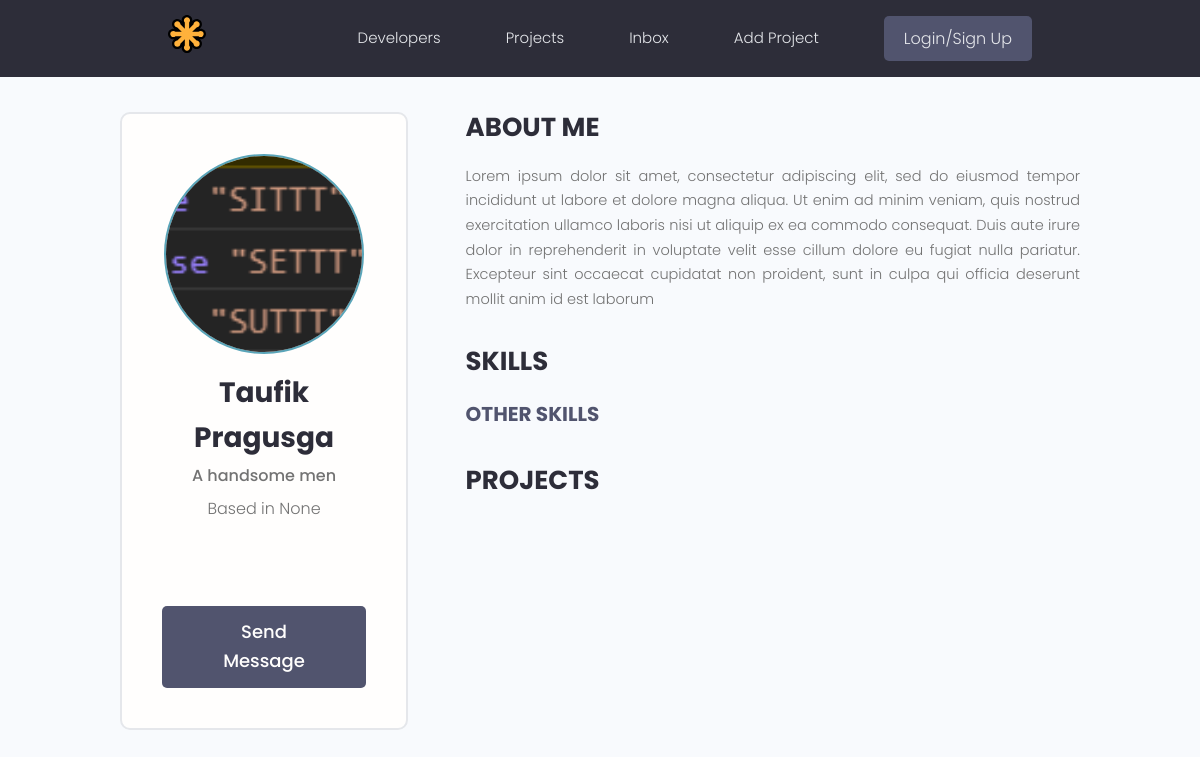
The page /profile/9128a691-167a-487a-98bc-1b1c73d6d634/ on the database as committed earlier.
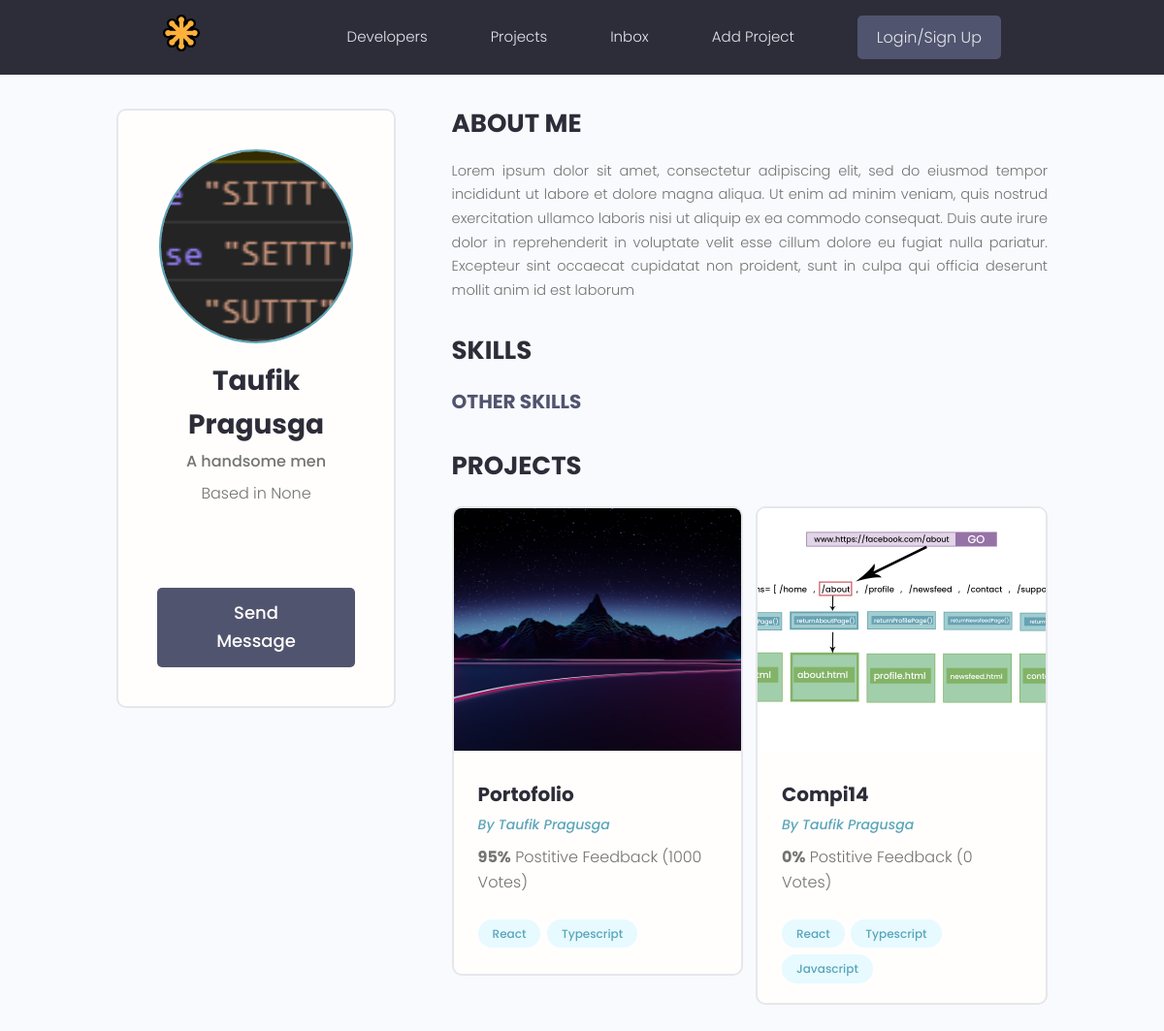
The same page on the database as committed later.
### projects/models.py (models this page shows, shortened)
class Project(models.Model):
    id = models.UUIDField(
        default=uuid.uuid4, unique=True, primary_key=True, editable=False
    )
    owner = models.ForeignKey(
        Profile, null=True, blank=True, on_delete=models.SET_NULL
    )
    featured_image = models.ImageField(
        null=True, blank=True, default="default.png"
    )
    title = models.CharField(max_length=200)
    description = models.TextField(null=True, blank=True)
    demo_link = models.CharField(max_length=2000, null=True, blank=True)
    source_link = models.CharField(max_length=2000, null=True, blank=True)
    created_at = models.DateTimeField(auto_now_add=True)
    vote_total = models.IntegerField(default=0, null=True, blank=True)
    vote_ratio = models.IntegerField(default=0, null=True, blank=True)
    tags = models.ManyToManyField("Tag", null=True, blank=True)

class Tag(models.Model):
    id = models.UUIDField(
        default=uuid.uuid4, unique=True, primary_key=True, editable=False
    )
    name = models.CharField(max_length=200)
    created_at = models.DateTimeField(auto_now_add=True)
    def __str__(self):
        return self.name

### users/models.py (models this page shows, shortened)
class Profile(models.Model):
    id = models.UUIDField(primary_key=True, default=uuid.uuid4, editable=False)
    created_at = models.DateTimeField(auto_now_add=True)
    user = models.OneToOneField(User, on_delete=models.CASCADE)
    name = models.CharField(max_length=200, null=True, blank=True)
    username = models.CharField(max_length=200, null=True, blank=True)
    location = models.CharField(max_length=300, null=True, blank=True)
    email = models.CharField(max_length=200, null=True, blank=True)
    short_intro = models.CharField(max_length=200, null=True, blank=True)
    bio = models.TextField(null=True, blank=True)
    profile_image = models.ImageField(
        upload_to="profiles/",
        blank=True,
        null=True,
        default="profiles/default.jpg",
    )
    social_github = models.CharField(max_length=200, null=True, blank=True)
    social_twitter = models.CharField(max_length=200, null=True, blank=True)
    social_linkedin = models.CharField(max_length=200, null=True, blank=True)
    social_youtube = models.CharField(max_length=200, null=True, blank=True)

### users/views.py (the view)
# urls.py: path("profile/<str:pk>/", views.userProfile, name="user-profile"),
def userProfile(request, pk):
    profile = Profile.objects.get(pk=pk)
    topSkills = profile.skill_set.exclude(description__exact="")
    otherSkills = profile.skill_set.filter(description="")
    context = {
        "profile": profile,
        "topSkills": topSkills,
        "otherSkills": otherSkills,
    }
    return render(request, "users/user-profile.html", context)

### users/templates/users/user-profile.html (shortened to what this page needs)
{% extends 'main.html' %}
{% block content %}
<main class="profile my-md">
  <div class="container">
    <div class="layout">
      <div class="column column--1of3">
        <div class="card text-center">
          <div class="card__body dev">
            <img class="avatar avatar--xl" src="{{profile.profile_image.url}}" />
            <h2 class="dev__name">{{profile.name}}</h2>
            <p class="dev__title">{{profile.short_intro}}</p>
            <p class="dev__location">Based in {{profile.location}}</p>
            <ul class="dev__social">
            </ul>
            <a href="#" class="btn btn--sub btn--lg">Send Message </a>
          </div>
        </div>
      </div>
      <div class="column column--2of3">
        <div class="devInfo">
          <h3 class="devInfo__title">About Me</h3>
          <p class="devInfo__about">
            {{profile.bio}}
          </p>
        </div>
        <div class="devInfo">
          <h3 class="devInfo__title">Skills</h3>
          <div class="devInfo__skills">
            <h3 class="devInfo__subtitle">Other Skills</h3>
          </div>
        </div>
        <div class="devInfo">
          <h3 class="devInfo__title">Projects</h3>
          <div class="grid grid--two">
            {% for project in profile.project_set.all %}
            <div class="column">
              <div class="card project">
                <a href="{% url 'project' project.id %}" class="project">
                  <img class="project__thumbnail" src="{{ project.featured_image.url }}" alt="project thumbnail" />
                  <div class="card__body">
                    <h3 class="project__title">{{project.title}}</h3>
                    <p><a class="project__author" href="{% url 'user-profile' project.owner.id %}">By
                        {{project.owner.name}}</a>
                    </p>
                    <p class="project--rating">
                      <span style="font-weight: bold;">{{project.vote_ratio}}%</span> Postitive
                      Feedback ({{project.vote_total}} Vote{{project.vote_total|pluralize:"s"}})
                    </p>
                    <div class="project__tags">
                      {% for tag in project.tags.all %}
                      <span class="tag tag--pill tag--main">
                        <small>{{tag}}</small>
                      </span>
                      {% endfor %}
                    </div>
                  </div>
                </a>
              </div>
            </div>
            {% endfor %}
          </div>
        </div>
      </div>
    </div>
  </div>
</main>
{% endblock content %}

Rows that differ between the two databases and show on the page:
now on this page (row edited): Project: featured_image (picture), title "Portofolio", owner.name "Taufik Pragusga", vote_ratio "95", vote_total "1000"
now on this page (row unchanged): Tag: name "React"
now on this page (row unchanged): Tag: name "Typescript"
now on this page (row edited): Project: featured_image (picture), title "Compi14", owner.name "Taufik Pragusga", vote_ratio "0", vote_total "0"
now on this page (row unchanged): Tag: name "Javascript", shown under "Compi14"
